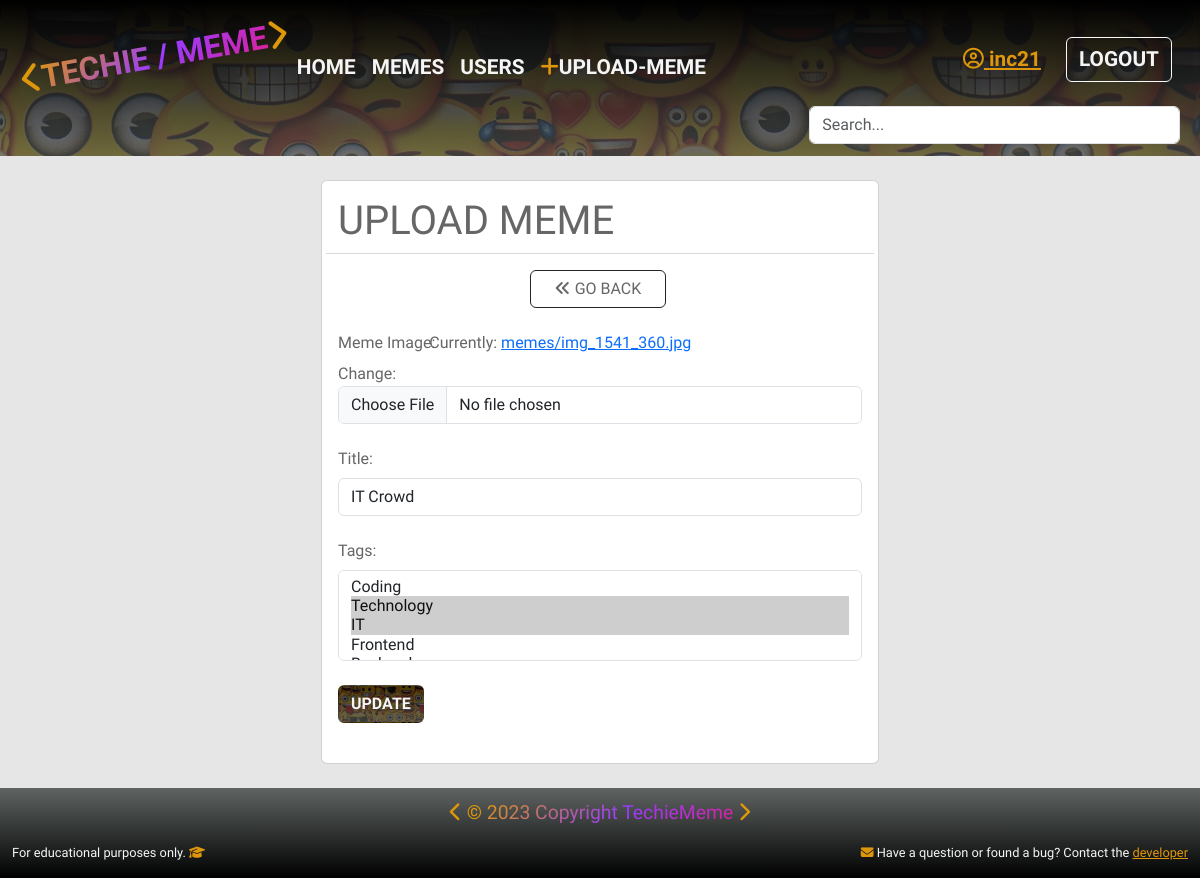
Page /memes/update-meme/5a374cd4-5903-43f8-a44d-f1d7cc8863d0 (signed in) on the earlier database version.
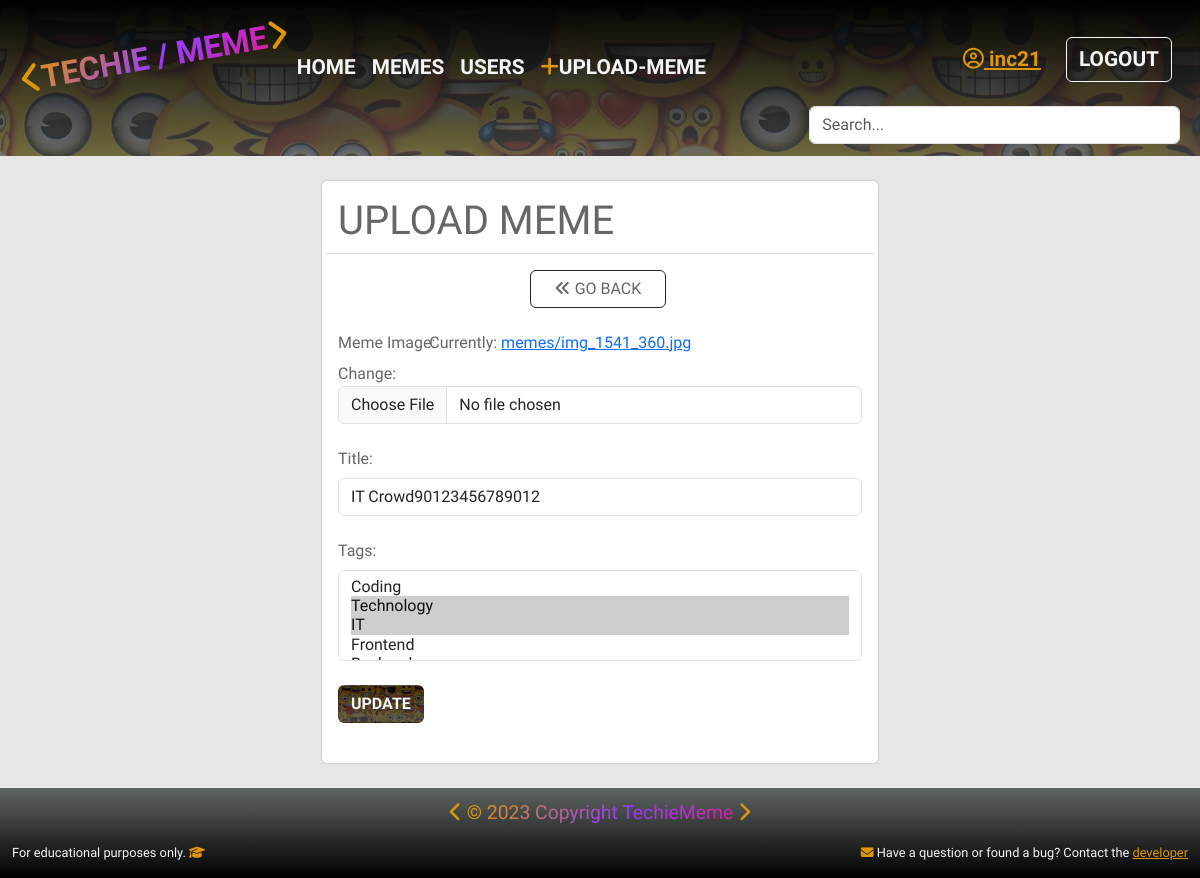
Same page on the later database version.
### memes/models.py (models this page shows, shortened)
class Meme(models.Model):
    uploader = models.ForeignKey(
        UserProfile, on_delete=models.SET_NULL, null=True, blank=True)
    title = models.CharField(max_length=22)
    meme_img = models.ImageField(upload_to='memes/',
                                 default='memes/default.webp')
    tags = models.ManyToManyField('Tag', blank=True)
    smiley_face = models.IntegerField(default=0, null=True, blank=True)
    sad_face = models.IntegerField(default=0, null=True, blank=True)
    created = models.DateTimeField(auto_now_add=True)
    id = models.UUIDField(
        default=uuid.uuid4, unique=True, primary_key=True, editable=False)
    class Meta:
        ordering = ['-created']

### memes/views.py (the view)
# urls.py: path('update-meme/<str:pk>', views.updateMeme, name="update-meme"),
@login_required(login_url='/accounts/login/')
def updateMeme(request, pk):
    profile = request.user.userprofile
    meme = profile.meme_set.get(id=pk)
    form = MemeForm(instance=meme)
    if request.method == 'POST':
        form = MemeForm(request.POST, request.FILES, instance=meme)
        if form.is_valid():
            form.save()
            messages.success(request, 'Meme updated successfully!')
            return redirect('meme', pk=pk)
    context = {'form': form, 'meme': meme}
    return render(request, "memes/meme_form.html", context)

### memes/forms.py
class MemeForm(ModelForm):
    class Meta:
        model = Meme
        fields = ['meme_img', 'title', 'tags']
        labels = {
            'meme_img': 'Meme Image:',
            'title': 'Title:',
            'tags': 'Tags:'
        }
    def __init__(self, *args, **kwargs):
        super(MemeForm, self).__init__(*args, **kwargs)
        for name, field in self.fields.items():
            field.widget.attrs.update({'class': 'form-control'})

### memes/models.py (called while the page is built)
    def __str__(self):
        return self.name

### memes/templates/memes/meme_form.html (shortened to what this page needs)
{% extends 'main.html' %}
{% block content %}
<div class="container d-flex justify-content-center">
    <div class="col-md-6 card m-4 gray">
        <div class="card-body">
            <div class="row">
                <h1>UPLOAD MEME</h1>
                <hr>
            </div>
            <div class="row-col-1 d-flex justify-content-center">
                <a type="button" class="btn btn-outline-dark ps-4 pe-4 mt-0 me-1 text-nowrap gray" href="{{request.META.HTTP_REFERER|escape}}"><i class="fa-solid fa-angles-left"></i> GO BACK</a>
            </div>
            <div class="col-12">
                <form method="POST" action="" enctype="multipart/form-data">
                    {% for field in form %}
                        <div class="form-outline mt-3">
                            <label class="col-sm-2 col-form-label text-nowrap" for="">{{ field.label }}</label>
                            {{field}}
                        </div>
                    {% endfor %}
                    {% if request.resolver_match.url_name == 'update-meme' %}
                    <button type="submit" class="btn auth-btn mt-4 mb-4 hover">UPDATE</button>
                    {% else %}
                    <button type="submit" class="btn auth-btn mt-4 mb-4 hover">UPLOAD</button>
                    {% endif %}
                </form>
            </div>
        </div>
    </div>
</div>
{% endblock content %}

Differences in the rows shown:
changed Meme: title "IT Crowd" → "IT Crowd90123456789012"
